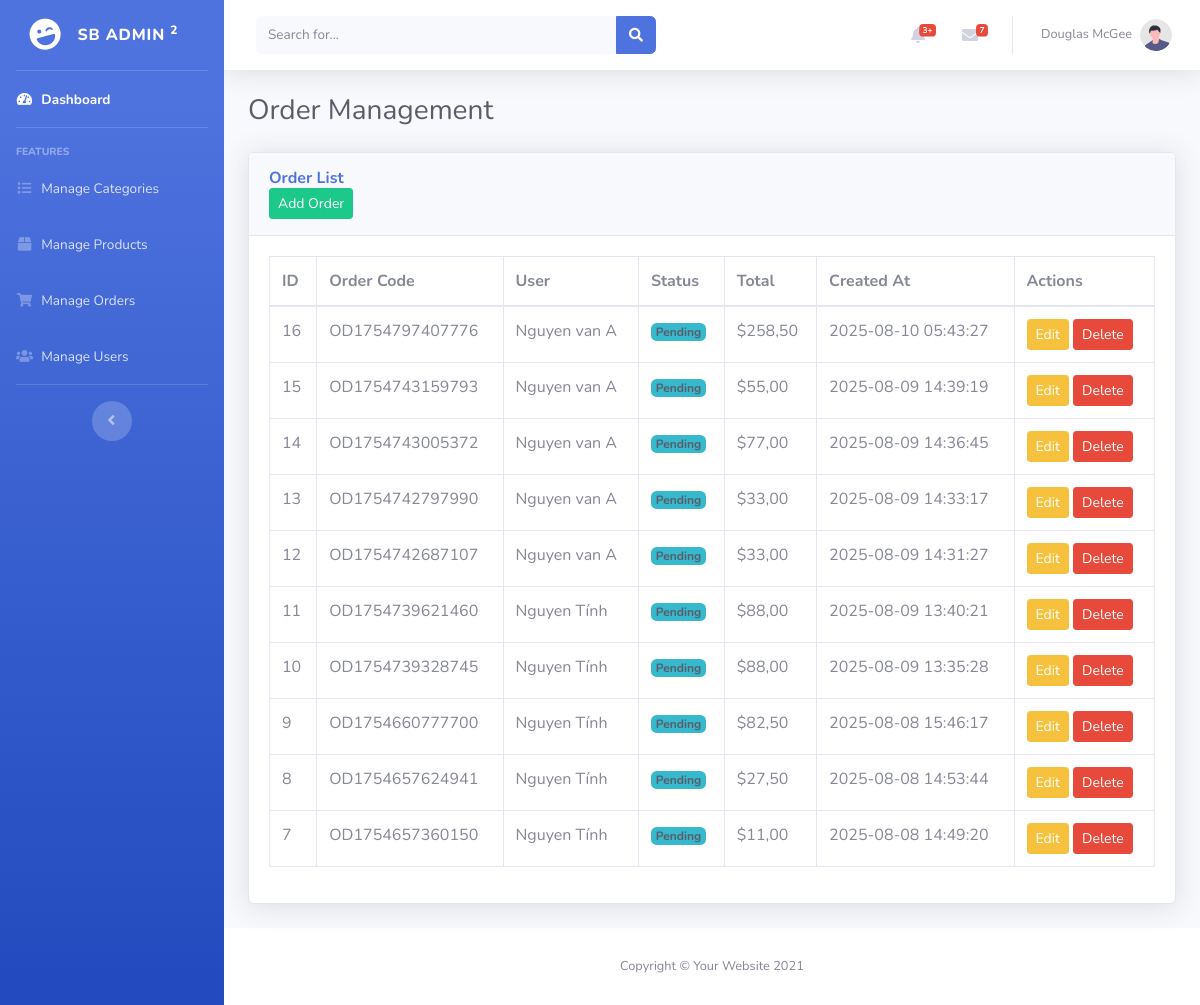
The page /admin/manage_orders.php on the database its author committed.
### tables this page shows
CREATE TABLE `orders` (
  `id` int(11) NOT NULL,
  `user_id` int(11) ,
  `order_code` varchar(255) NOT NULL,
  `note` text ,
  `status` varchar(100) ,
  `subtotal` decimal(10,2) ,
  `tax_fee` decimal(10,2) ,
  `total` decimal(10,2) ,
  `created_at` datetime ,
  `updated_at` datetime ,
  `total_price` decimal(10,2) NOT NULL DEFAULT 0.00
);

CREATE TABLE `users` (
  `id` int(11) NOT NULL,
  `name` varchar(255) NOT NULL,
  `email` varchar(255) NOT NULL,
  `phone` varchar(255) NOT NULL,
  `password` varchar(255) NOT NULL,
  `role` varchar(255) NOT NULL DEFAULT 'user',
  `address` varchar(255) ,
  `created_at` datetime 
);

### admin/manage_orders.php (the view, shortened to what this page needs)
<?php
require_once '../config/database.php';
include 'admin_header.php';
$stmt = $pdo->query('SELECT o.*, u.name as user_name FROM orders o LEFT JOIN users u ON o.user_id = u.id ORDER BY o.id DESC');
$orders = $stmt->fetchAll();
?>
<div class="container-fluid mt-4">
    <h1 class="h3 mb-4 text-gray-800">Order Management</h1>
    <div class="card shadow mb-4">
        <div class="card-header py-3">
            <h6 class="m-0 font-weight-bold text-primary">Order List</h6>
            <a href="orders/add_form.php" class="btn btn-success btn-sm float-end">Add Order</a>
        </div>
        <div class="card-body">
            <div class="table-responsive">
                <table class="table table-bordered" width="100%" cellspacing="0">
                    <thead>
                        <tr>
                            <th>ID</th>
                            <th>Order Code</th>
                            <th>User</th>
                            <th>Status</th>
                            <th>Total</th>
                            <th>Created At</th>
                            <th>Actions</th>
                        </tr>
                    </thead>
                    <tbody>
                        <?php foreach ($orders as $o): ?>
                        <tr>
                            <td><?= $o['id'] ?></td>
                            <td><?= htmlspecialchars($o['order_code'] ?? '') ?></td>
                            <td><?= htmlspecialchars($o['user_name'] ?? '') ?></td>
                            <td>
                                <?php
                                $statusText = 'Pending';
                                ?>
                                <span class="badge bg-info text-dark"><?= $statusText ?></span>
                            </td>
                            <td>$<?= number_format($o['total'] ?? 0, 2, ',', '.') ?></td>
                            <td><?= $o['created_at'] ?></td>
                            <td>
                                <a href="edit_order.php?id=<?= $o['id'] ?>" class="btn btn-warning btn-sm">Edit</a>
                                <a href="delete_order.php?id=<?= $o['id'] ?>" class="btn btn-danger btn-sm" onclick="return confirm('Are you sure you want to delete this order?');">Delete</a>
                            </td>
                        </tr>
                        <?php endforeach; ?>
                    </tbody>
                </table>
            </div>
        </div>
    </div>
</div>
<?php include 'admin_footer.php'; ?>

### rows shown on the page
orders: id "16", order_code "OD1754797407776", user.name "Nguyen van A", statusText "Pending", total "258,50", created_at "2025-08-10 05:43:27"
orders: id "15", order_code "OD1754743159793", user.name "Nguyen van A", statusText "Pending", total "55,00", created_at "2025-08-09 14:39:19"
orders: id "14", order_code "OD1754743005372", user.name "Nguyen van A", statusText "Pending", total "77,00", created_at "2025-08-09 14:36:45"
orders: id "13", order_code "OD1754742797990", user.name "Nguyen van A", statusText "Pending", total "33,00", created_at "2025-08-09 14:33:17"
orders: id "12", order_code "OD1754742687107", user.name "Nguyen van A", statusText "Pending", total "33,00", created_at "2025-08-09 14:31:27"
orders: id "11", order_code "OD1754739621460", user.name "Nguyen Tính", statusText "Pending", total "88,00", created_at "2025-08-09 13:40:21"
orders: id "10", order_code "OD1754739328745", user.name "Nguyen Tính", statusText "Pending", total "88,00", created_at "2025-08-09 13:35:28"
orders: id "9", order_code "OD1754660777700", user.name "Nguyen Tính", statusText "Pending", total "82,50", created_at "2025-08-08 15:46:17"
orders: id "8", order_code "OD1754657624941", user.name "Nguyen Tính", statusText "Pending", total "27,50", created_at "2025-08-08 14:53:44"
orders: id "7", order_code "OD1754657360150", user.name "Nguyen Tính", statusText "Pending", total "11,00", created_at "2025-08-08 14:49:20"
